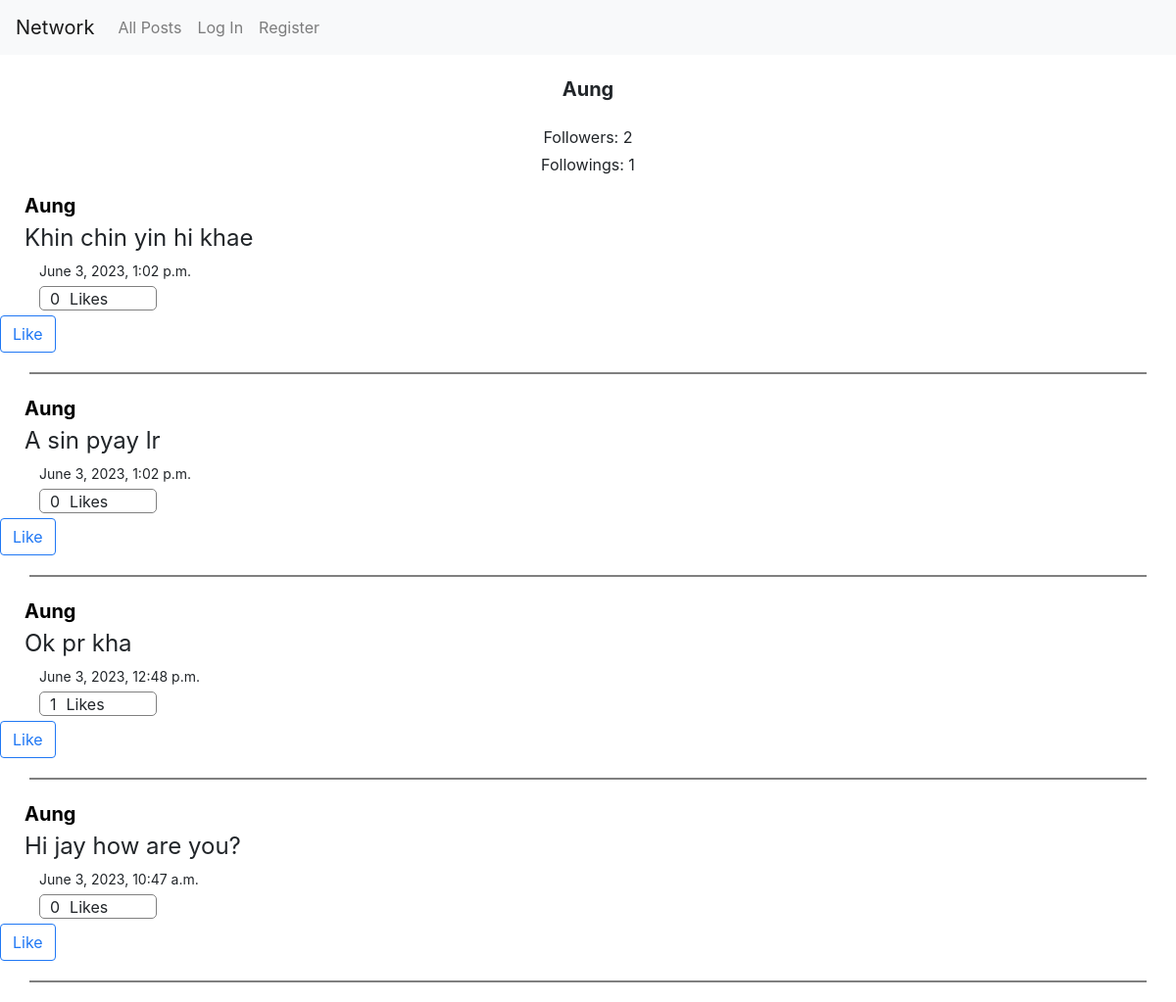
The page /profile/2 on the database its author committed.
### network/models.py (models this page shows)
class User(AbstractUser):
    pass

class Post(models.Model):
    user = models.ForeignKey("User", on_delete=models.CASCADE, related_name="poster")
    likes = models.ManyToManyField("User", related_name="liked_posts")
    timestamp = models.DateTimeField(auto_now_add=True)
    content = models.TextField(blank=True, null=False)

### network/views.py (the view, shortened to what this page needs)
# urls.py: path("profile/<str:user_id>", views.profile, name="profile"),
def profile(request, user_id):
    user = User.objects.get(pk=user_id)
    allPosts = Post.objects.filter(user=user).order_by("-timestamp")
    followings = Profile.objects.filter(follower=user).count()
    followers = Profile.objects.filter(following=user).count()
    if not request.user.is_authenticated:
        paginator = Paginator(allPosts, 10)
        pageNum = request.GET.get("page")
        pages = paginator.get_page(pageNum)
        return render(
            request,
            "network/profile.html",
            {
                "user": request.user,
                "user_profile": user,
                "followers": followers,
                "followings": followings,
                "posts": pages,
            },
        )

### network/templates/network/profile.html (shortened to what this page needs)
{% extends "network/layout.html" %}
{% load static %}
{% block body %}
    <div style="display: flex; flex-direction: column; align-items: center;">
        <div style="font-size: 20px; font-weight: bold; margin: 20px auto;">{{user_profile.username}}</div>
        <p style="margin: 2px auto;"> Followers:  {{ followers }} </p>
        <p style="margin: 2px auto 15px;"> Followings:  {{ followings }} </p>
    </div>
    <div>
        {% for post in posts %}
            <a style="font-size: 20px; font-weight: bold; color: black; text-decoration: none;" href="{% url 'profile' post.user.id %}"><p style="margin: 0 0 0 25px;"> {{ post.user }} </p></a>
            <div style="display: flex; flex-direction: column">
                <div style="margin: 0px 0 5px 25px; font-size: 24px; font-weight: medium" class="card-text content" id="content{{ post.id }}">{{ post.content }}</div>
                <p style="font-size: 14px; margin: 0px 0 5px 40px"> {{ post.timestamp }} </p>
            </div>
            <div style="border-radius: 5px; display: flex; margin: 0 0 5px 40px; width: 10%; padding-left: 10px; height: 25px; border: 1px solid gray;">
                <div style="margin-right: 10px;" id="likes{{ post.id }}">{{ post.likes.all.count }}</div>
                Likes
            </div>
            {% if user.is_authenticated %}
                <button data-postid="{{ post.id }}" class="btn post-btn like" style="margin-left: 40px; background: white; border: 1px solid rgb(32, 120, 244); display: inline-block;">
                    {% if user in post.likes.all %}
                        <script>
                            document.querySelectorAll('button[class]').forEach(btn => {
                                btn.style.background = 'rgb(32, 120, 244)';
                                btn.style.color = 'white';
                            });
                        </script>
                        Unlike
                    {% else %}
                        Like
                    {% endif %}
                </button>
            {% else %}
                <a class="btn like" style="background: white; border: 1px solid rgb(32, 120, 244); color:rgb(32, 120, 244); display: inline-block;" href="{% url 'login' %}">Like</a>
            {% endif %}
            <hr style="border: 1px solid gray; margin: 20px 30px;" >
        {% empty %}
            <p>No posts available</p>
        {% endfor %}
    </div>
{% endblock %}

### rows shown on the page
User: username "Aung"
Post: user "Aung", content "Khin chin yin hi khae", timestamp "June 3, 2023, 1:02 p.m.", likes.all.count "0"
Post: user "Aung", content "A sin pyay lr", timestamp "June 3, 2023, 1:02 p.m.", likes.all.count "0"
Post: user "Aung", content "Ok pr kha", timestamp "June 3, 2023, 12:48 p.m.", likes.all.count "1"
Post: user "Aung", content "Hi jay how are you?", timestamp "June 3, 2023, 10:47 a.m.", likes.all.count "0"

### other values the page prints
{{ followers }} "2"
{{ followings }} "1"
